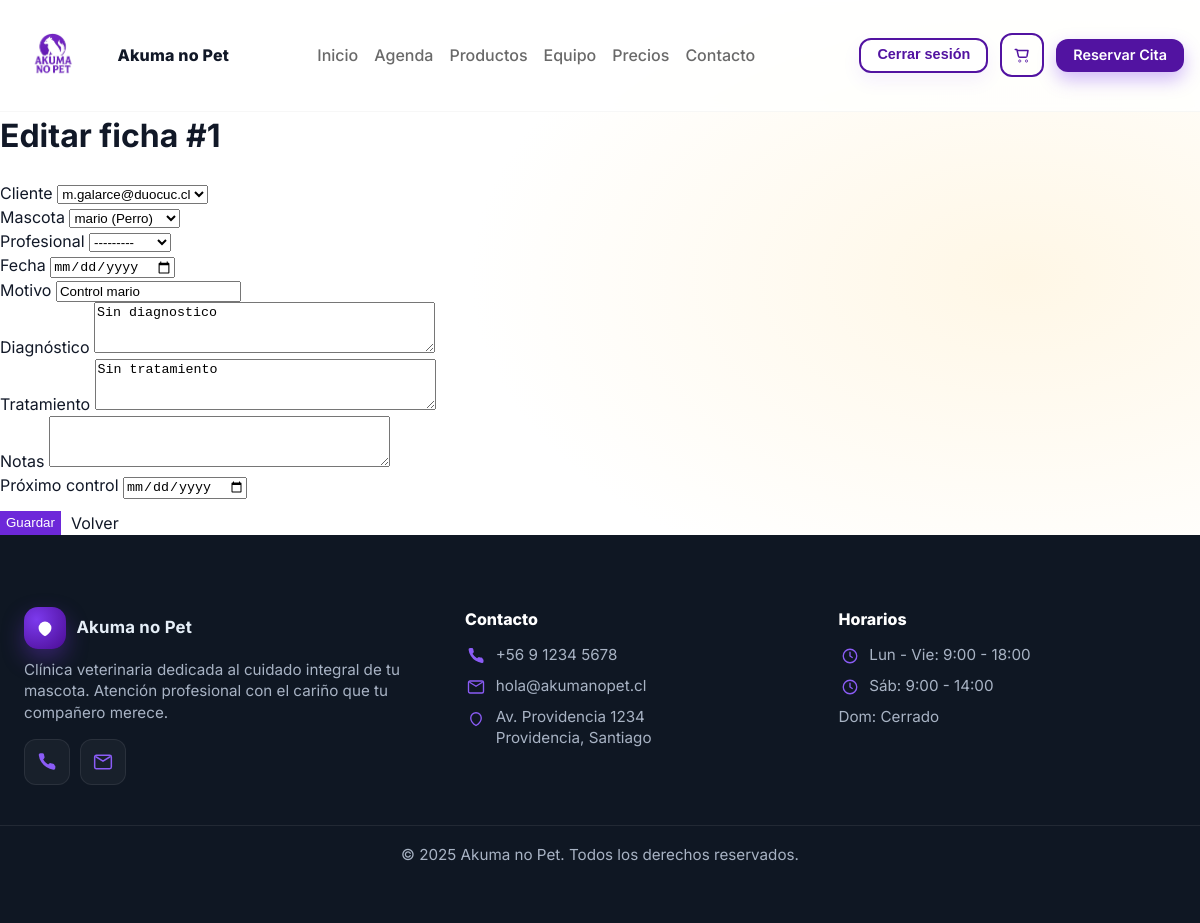
Screenshot of /fichas/1/editar/ (signed in) with the database file from the repository.
### fichas/models.py (models this page shows, shortened)
class FichaClinica(models.Model):
    cliente = models.ForeignKey(
        settings.AUTH_USER_MODEL,
        on_delete=models.CASCADE,
        related_name="fichas_clinicas",
    )
    mascota = models.ForeignKey(
        "cuentas.MascotaPerfil",
        on_delete=models.PROTECT,
        related_name="fichas_clinicas",
    )
    profesional = models.ForeignKey(
        "agenda.Profesional",
        null=True,
        blank=True,
        on_delete=models.SET_NULL,
        related_name="fichas_clinicas",
    )
    fecha = models.DateField(default=timezone.localdate)
    motivo = models.CharField(max_length=200)
    diagnostico = models.TextField(blank=True)
    tratamiento = models.TextField(blank=True)
    notas = models.TextField(blank=True)
    proximo_control = models.DateField(null=True, blank=True)
    created_at = models.DateTimeField(auto_now_add=True)
    updated_at = models.DateTimeField(auto_now=True)
    class Meta:
        ordering = ["-fecha", "-created_at"]
        verbose_name = "Ficha clínica"
        verbose_name_plural = "Fichas clínicas"

### fichas/views.py (the view)
# urls.py: path("<int:pk>/editar/", views.ficha_editar, name="editar"),
@staff_required
def ficha_editar(request, pk: int):
    ficha = get_object_or_404(
        FichaClinica.objects.select_related("cliente", "mascota", "profesional"), pk=pk
    )
    form = FichaClinicaForm(request.POST or None, instance=ficha)
    if request.method == "POST" and form.is_valid():
        form.save()
        messages.success(request, "Ficha actualizada.")
        return redirect("fichas:lista")
    return render(
        request, "fichas/form.html", {"form": form, "titulo": f"Editar ficha #{ficha.id}"}
    )

### fichas/forms.py (shortened to what this page needs)
class FichaClinicaForm(forms.ModelForm):
    class Meta:
        model = FichaClinica
        fields = [
            "cliente",
            "mascota",
            "profesional",
            "fecha",
            "motivo",
            "diagnostico",
            "tratamiento",
            "notas",
            "proximo_control",
        ]
        widgets = {
            "fecha": forms.DateInput(attrs={"type": "date", "class": "inpt"}),
            "proximo_control": forms.DateInput(attrs={"type": "date", "class": "inpt"}),
            "motivo": forms.TextInput(attrs={"class": "inpt"}),
            "diagnostico": forms.Textarea(attrs={"rows": 3, "class": "inpt"}),
            "tratamiento": forms.Textarea(attrs={"rows": 3, "class": "inpt"}),
            "notas": forms.Textarea(attrs={"rows": 3, "class": "inpt"}),
        }
    def __init__(self, *args, **kwargs):
        super().__init__(*args, **kwargs)
        self.fields["cliente"].queryset = User.objects.order_by("first_name", "username")
        self.fields["mascota"].queryset = MascotaPerfil.objects.select_related("usuario").order_by("nombre")
        self.fields["profesional"].queryset = Profesional.objects.order_by("nombre")

### agenda/models.py (called while the page is built)
    def __str__(self):
        return self.nombre

### carrito/context_processors.py (called while the page is built, shortened)
def cart_context(request):
    cart = request.session.get("cart", {}) or {}
    count = 0
    total = 0
    return {
        "cart_count": count,
        "cart_total": total,
    }

### cuentas/models.py (called while the page is built)
    def __str__(self) -> str:
        return f"{self.nombre} ({self.get_especie_display()})"

### Fase 3/Evidencias Proyecto/fichas/templates/fichas/form.html (shortened to what this page needs)
{% extends "fichas/base_fichas.html" %}
{% block contenido %}
<main class="fichas-wrap">
  <div class="card">
    <h1 style="margin-top:0;">{{ titulo }}</h1>
    <form method="post">
      <div class="form-grid">
        <div>
          <label for="{{ form.cliente.id_for_label }}">Cliente</label>
          {{ form.cliente }}
        </div>
        <div>
          <label for="{{ form.mascota.id_for_label }}">Mascota</label>
          {{ form.mascota }}
        </div>
        <div>
          <label for="{{ form.profesional.id_for_label }}">Profesional</label>
          {{ form.profesional }}
        </div>
        <div>
          <label for="{{ form.fecha.id_for_label }}">Fecha</label>
          {{ form.fecha }}
        </div>
        <div class="full">
          <label for="{{ form.motivo.id_for_label }}">Motivo</label>
          {{ form.motivo }}
        </div>
        <div class="full">
          <label for="{{ form.diagnostico.id_for_label }}">Diagnóstico</label>
          {{ form.diagnostico }}
        </div>
        <div class="full">
          <label for="{{ form.tratamiento.id_for_label }}">Tratamiento</label>
          {{ form.tratamiento }}
        </div>
        <div class="full">
          <label for="{{ form.notas.id_for_label }}">Notas</label>
          {{ form.notas }}
        </div>
        <div>
          <label for="{{ form.proximo_control.id_for_label }}">Próximo control</label>
          {{ form.proximo_control }}
        </div>
      </div>
      <div style="margin-top:12px; display:flex; gap:10px;">
        <button type="submit" class="btn btn-primary">Guardar</button>
        <a class="btn" href="{% url 'fichas:lista' %}">Volver</a>
      </div>
    </form>
  </div>
</main>
{% endblock %}

### static/css/styles.css (style rules this page uses)
a { color: inherit; text-decoration: none; }
.btn-primary { background: #6d28d9; color: #fff; border: 0; }

### rows the page displays
FichaClinica: cliente "m.galarce@duocuc.cl", mascota "mario (Perro)", profesional "---------", motivo "Control mario", diagnostico "Sin diagnostico", tratamiento "Sin tratamiento"

### other values shown
{{ titulo }} "Editar ficha #1"
